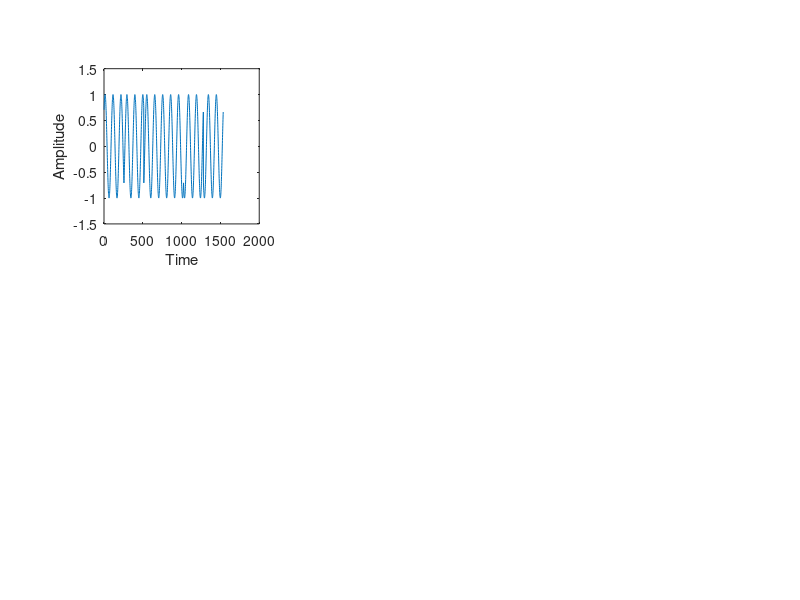

Recreate this plot in MATLAB. (Note: this script raises an error after producing the figure.)
% Wireless Lab Course
% Istanbul Medipol University
% CoSiNC Research Group
% Spring 2023/2024

% Lab #1: SIMULATION OF A SIMPLE COMMUNICATION LINK WITH FREQUENCY OFFSET.

%% %%%%%%%%%%%%%%%%%%%%%%%%%%%%%%%%%%%%%%%%%%%%%%%%%%
clear; close all; clc;
% SIMULATION PARAMETERS
Rsym           = 10;                % Symbol rate
OvSampRatio    = 256;               % Number of samples per symbol(Duration of the pulse)
Fs             = Rsym*OvSampRatio;  % Sampling Frequency
ModOrder       = 4;                 % QPSK
MessageLength  = 200;               % Bits
SNR            = 100;               % Desired signal-to-noise ratio in [dB]
F_off          = [25 0 -115];       % Frequency Offset Values in Hz.

% GENERATING RANDOM MESSAGE BITS
% there are various other ways of doing the same thing
source_bits  = randn(1,MessageLength) > 0;  % Message bits

%%%%%%%%%%%%%%%%%%%%%%%%%%%%%%%%%%%%%%%%%%%%%%%%%%

% QPSK MODULATION
% Mapping the generated bits to QPSK symbols:
% Angle [pi/4 3*pi/4 -3*pi/4 -pi/4] corresponds...
% to Gray code vector [11 10 00 01], respectively.
% 1 1 --> (+,+), 1 0 --> (+,-), 0 0 --> (-,-),  0 1 -->(-,+).

if(1)
    table       = exp(1j*[-3/4*pi 3/4*pi 1/4*pi -1/4*pi]);  % generates QPSK symbols
    table       = table([0 1 3 2]+1);      % Gray code mapping pattern for QPSK symbols
    inp         = reshape(source_bits,2,length(source_bits)/2);
    mod_symbols = table([2 1]*inp+1);      % maps transmitted bits into QPSK symbols
end

%%%%%%%%%%%%%%%%%%%%%%%%%%%%%%%%%%%%%%%%%%%%%%%%%%%%%%%%%%%%

% PULSE SHAPING FILTERING
% for simplicity, we use Rectangular filter here
temp      = repmat(mod_symbols,OvSampRatio,1);
tx_signal = reshape(temp,1,length(mod_symbols)*OvSampRatio);

%%%%%%%%%%%%%%%%%%%%%%%%%%%%%%%%%%%%%%%%%%%%%%%%%%%%%%%%%%%%%

% AWGN CHANNEL
% Noise generation for the desired SNR value
len       = length(tx_signal);
noise_var = 10^(-SNR/10);
noise     = sqrt(noise_var)*(randn(1, len) + 1j*randn(1, len))/sqrt(2);

% Rx Signal
rx_signal = tx_signal + noise;

% Introduce Frequency offset.
sampleIndices = 0:length(rx_signal)-1; % in samples
t             = sampleIndices./Fs;     % in second
for ii=1:length(F_off)
    Phase_offset(ii,:)   = 2*pi*F_off(ii)*t;
    CarrierF_off(ii,:)   = exp(1j*Phase_offset(ii,:));
    rx_signal_Foff(ii,:) = rx_signal.*CarrierF_off(ii,:);
end

%%%%%%%%%%%%%%%%%%%%% Visualization %%%%%%%%%%%%%%%%%%%%%%%%%%%%%%%%
% First 10 symbols
figure
for ii = 1:length(F_off)
    temp = F_off(ii);
    subplot(2,3,(ii))
    plot(real(rx_signal_Foff(ii,1:6*OvSampRatio))); axis square
    xlabel('Time'); ylabel('Amplitude'); title("Real part: Foff =" + temp+ "Hz")
    subplot(2,3,(ii+3))
    plot(imag(rx_signal_Foff(ii,1:6*OvSampRatio))); axis square
    xlabel('Time'); ylabel('Amplitude');title("Imaginary part: Foff =" + temp+ "Hz")
end
sgtitle('Time Domain Rx signals')

% Power spectrum
legendCell = cellstr(num2str(F_off', 'Foff=%-d'));
legendCell = ['TxSignal'; legendCell];

figure
[Pxx_tx,F_tx] = pwelch(tx_signal,[],[],[],Fs,'centered');
plot(F_tx,10*log10(Pxx_tx/max(Pxx_tx)))
grid on; box on
xlabel('Frequency (Hz)')
ylabel('Normalized Power (dB)')
title('power spectrum of the Tx and Rx signals')
hold on
for ii = 1:length(F_off)
    [Pxx_rx,F_rx] = pwelch(rx_signal_Foff(ii,:),[],[],[],Fs,'centered');
    plot(F_rx,10*log10(Pxx_rx/max(Pxx_rx)))
end
legend(legendCell)
hold off

% Constellation diagram
figure
for ii = 1:length(F_off)
    temp = F_off(ii);
    subplot(1,3,ii)
    plot(rx_signal_Foff(ii,:),'.')
    hold on
    plot(mod_symbols,'o','LineWidth',1.5)
    grid on; axis square
    title("constellation: Foff=" + temp+"Hz")
    legend('Rx', 'ideal')
    hold off
end
sgtitle('Constellation Diagrams')

% Polar diagram
figure
for ii = 1:length(F_off)
    temp = F_off(ii);
    subplot(1,3,ii)
    plot(real(rx_signal_Foff(ii,:)),imag(rx_signal_Foff(ii,:)));
    grid on; axis square
    title("polar Diagram: Foff=" + temp+"Hz")
end
sgtitle('Polar Diagrams')

% Eye diagram
figure
for ii = 1:length(F_off)
    x   = reshape(rx_signal_Foff(ii,:),OvSampRatio*4,[]);
    temp = F_off(ii);
    subplot(2,3,(ii))
    plot(real(x(1:end-1,1:10))); axis square
    xlabel('Time'); ylabel('Amplitude'); title("I-eye: Foff =" + temp+ "Hz")
    subplot(2,3,(ii+3))
    plot(imag(x(1:end-1,1:10))); axis square
    xlabel('Time'); ylabel('Amplitude');title("Q-eye: Foff =" + temp+ "Hz")
end
sgtitle('Eye Diagrams')


